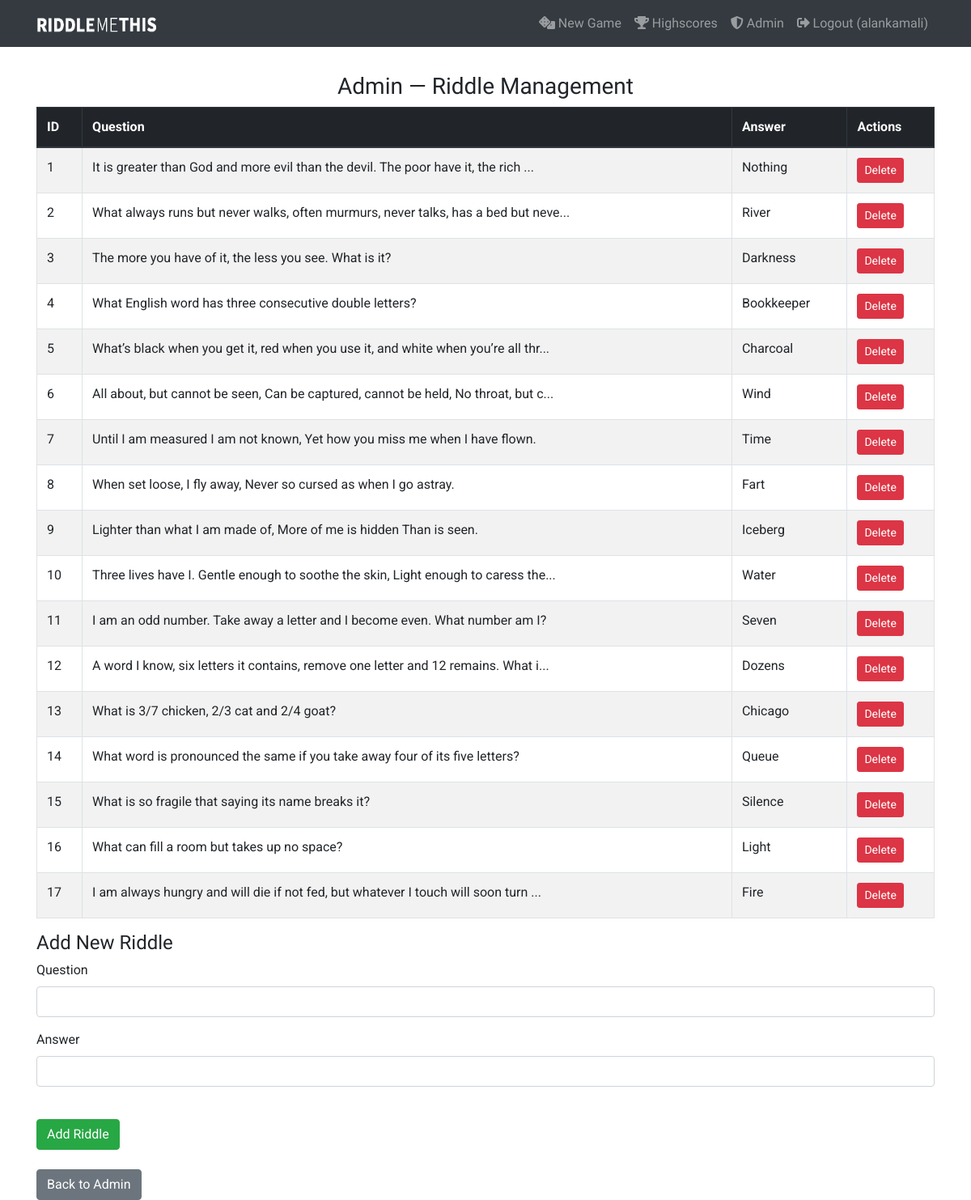
The app's page /admin/riddles (signed in) with its own data.
### tables this page shows
CREATE TABLE users (
            id          INTEGER PRIMARY KEY AUTOINCREMENT,
            github_id   TEXT    UNIQUE NOT NULL,
            username    TEXT    NOT NULL,
            email       TEXT,
            role        TEXT    NOT NULL DEFAULT 'user',
            created_at  TIMESTAMP DEFAULT CURRENT_TIMESTAMP
        );

CREATE TABLE riddles (
            id       INTEGER PRIMARY KEY AUTOINCREMENT,
            question TEXT NOT NULL,
            answer   TEXT NOT NULL
        );

### run.py (the view)
@app.route("/admin/riddles")
@login_required
def admin_riddles():
    if not current_user.is_admin:
        abort(403)
    riddles = database.get_all_riddles()
    return render_template("admin_riddles.html", riddles=riddles)

### db.py (called while the page is built)
def get_db():
    from flask import g
    if "db" not in g:
        g.db = sqlite3.connect(DB_PATH)
        g.db.row_factory = sqlite3.Row
    return g.db

def get_all_riddles():
    db = get_db()
    return db.execute("SELECT * FROM riddles ORDER BY id").fetchall()

### run.py (called while the page is built)
@login_manager.user_loader
def load_user(user_id):
    row = database.get_db().execute(
        "SELECT * FROM users WHERE id = ?", (user_id,)
    ).fetchone()
    if row is None:
        app.logger.warning(f"no user with userId: {user_id}")
        return None
    return User(row["id"], row["github_id"], row["username"], row["email"], row["role"])

    @property
    def is_admin(self):
        return self.role == "admin"

### templates/admin_riddles.html (shortened to what this page needs)
{% extends 'base.html' %} {% block content %}
<div class="container base-content">
    <div class="row">
        <div class="col">
            <br>
            <h3 class="text-center">Admin — Riddle Management</h3>
            <table class="table table-striped table-bordered table-hover">
                <thead class="thead-dark">
                    <tr>
                        <th>ID</th>
                        <th>Question</th>
                        <th>Answer</th>
                        <th>Actions</th>
                    </tr>
                </thead>
                <tbody>
                    {% for riddle in riddles %}
                    <tr>
                        <td>{{ riddle['id'] }}</td>
                        <td>{{ riddle['question'][:80] }}{% if riddle['question']|length > 80 %}...{% endif %}</td>
                        <td>{{ riddle['answer'] }}</td>
                        <td>
                            <form method="POST" action="{{ url_for('admin_delete_riddle', riddle_id=riddle['id']) }}" style="display:inline;" onsubmit="return confirm('Delete this riddle?');">
                                <button type="submit" class="btn btn-sm btn-danger">Delete</button>
                            </form>
                        </td>
                    </tr>
                    {% endfor %}
                </tbody>
            </table>
            <h4>Add New Riddle</h4>
            <form method="POST" action="{{ url_for('admin_add_riddle') }}">
                <div class="form-group">
                    <label for="question">Question</label>
                    <input type="text" class="form-control" name="question" id="question" required>
                </div>
                <div class="form-group">
                    <label for="answer">Answer</label>
                    <input type="text" class="form-control" name="answer" id="answer" required>
                </div>
                <br>
                <button type="submit" class="btn btn-success">Add Riddle</button>
            </form>
            <br>
            <a href="{{ url_for('admin') }}" class="btn btn-secondary">Back to Admin</a>
        </div>
    </div>
</div>
{% endblock %}

### templates/base.html (shortened to what this page needs)
<!DOCTYPE html>
<html lang="en">
<head>
  <link href="{{ url_for('static', filename='vendor/bootstrap/css/bootstrap.min.css') }}" rel="stylesheet">
  <link rel="stylesheet" href="https://use.fontawesome.com/releases/v5.1.0/css/all.css">
  <link rel="stylesheet" href="https://cdnjs.cloudflare.com/ajax/libs/hover.css/2.3.1/css/hover-min.css" />
  <link href="{{ url_for('static', filename='custom/css/styles.css') }}" rel="stylesheet">
</head>
<body>
  <nav class="navbar navbar-expand-lg navbar-dark bg-dark fixed-top">
    <div class="container">
      <a class="navbar-brand hvr-grow" href="{{ url_for('index') }}">
          <img src="../static/img/logo_white.png" width="150" height="30" alt="">
        </a>
      <div class="collapse navbar-collapse" id="navbarResponsive">
        <ul class="navbar-nav ml-auto">
          <li class="nav-item hvr-grow">
            <a class="nav-link" href="{{ url_for('index') }}"><i class="fas fa-dice"></i> New Game</a>
          </li>
          <li class="nav-item hvr-grow">
            <a class="nav-link" href="{{ url_for('highscores') }}"><i class="fas fa-trophy"></i> Highscores</a>
          </li>
          {% if current_user.is_authenticated %}
            {% if current_user.is_admin %}
            <li class="nav-item hvr-grow">
              <a class="nav-link" href="{{ url_for('admin') }}"><i class="fas fa-shield-alt"></i> Admin</a>
            </li>
            {% endif %}
            <li class="nav-item hvr-grow">
              <form method="POST" action="{{ url_for('logout') }}" style="display:contents">
                <button type="submit" class="nav-link" style="background:none;border:none;cursor:pointer;">
                  <i class="fas fa-sign-out-alt"></i> Logout ({{ current_user.username }})
                </button>
              </form>
            </li>
          {% else %}
            <li class="nav-item hvr-grow">
              <a class="nav-link" href="{{ url_for('github.login') }}"><i class="fab fa-github"></i> Login with GitHub</a>
            </li>
          {% endif %}
        </ul>
      </div>
    </div>
  </nav>
  {% block content %} {% endblock %}
</body>
</html>

### static/custom/css/styles.css (style rules this page uses)
body { font-family: 'Roboto', serif; padding-top: 64px; min-height: 100%; }
html { height: 100%; }
.base-content { max-width: 1024; }
ul { list-style: none; padding: 0; margin: 0; }
p, label { font-family: 'Roboto', serif; }
.riddle, h3, h4 { font-family: 'Josefin Sans', sans-serif; }
.nav-item { font-family: 'Oswald', sans-serif; }
@media (min-width: 992px) { body { padding-top: 66px; } }

### records on screen
users: username "alankamali"
riddles: id "1", question "It is greater than God and more evil than the devil. The poor have it, the rich", answer "Nothing"
riddles: id "2", question "What always runs but never walks, often murmurs, never talks, has a bed but neve", answer "River"
riddles: id "3", question "The more you have of it, the less you see. What is it?", answer "Darkness"
riddles: id "4", question "What English word has three consecutive double letters?", answer "Bookkeeper"
riddles: id "5", question "What’s black when you get it, red when you use it, and white when you’re all thr", answer "Charcoal"
riddles: id "6", question "All about, but cannot be seen, Can be captured, cannot be held, No throat, but c", answer "Wind"
riddles: id "7", question "Until I am measured I am not known, Yet how you miss me when I have flown.", answer "Time"
riddles: id "8", question "When set loose, I fly away, Never so cursed as when I go astray.", answer "Fart"
riddles: id "9", question "Lighter than what I am made of, More of me is hidden Than is seen.", answer "Iceberg"
riddles: id "10", question "Three lives have I. Gentle enough to soothe the skin, Light enough to caress the", answer "Water"
riddles: id "11", question "I am an odd number. Take away a letter and I become even. What number am I?", answer "Seven"
riddles: id "12", question "A word I know, six letters it contains, remove one letter and 12 remains. What i", answer "Dozens"
riddles: id "13", question "What is 3/7 chicken, 2/3 cat and 2/4 goat?", answer "Chicago"
riddles: id "14", question "What word is pronounced the same if you take away four of its five letters?", answer "Queue"
riddles: id "15", question "What is so fragile that saying its name breaks it?", answer "Silence"
riddles: id "16", question "What can fill a room but takes up no space?", answer "Light"
riddles: id "17", question "I am always hungry and will die if not fed, but whatever I touch will soon turn", answer "Fire"
